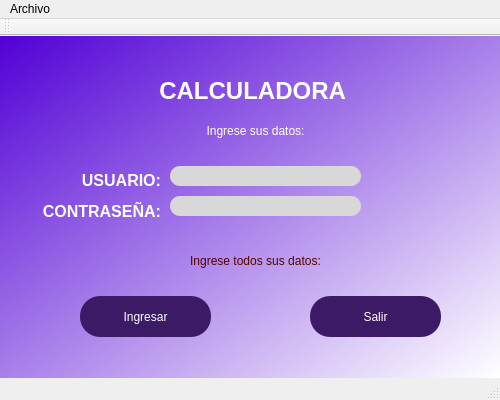
<?xml version="1.0" encoding="UTF-8"?>
<ui version="4.0">
 <class>Calculadora</class>
 <widget class="QMainWindow" name="Calculadora">
  <property name="geometry">
   <rect>
    <x>0</x>
    <y>0</y>
    <width>500</width>
    <height>400</height>
   </rect>
  </property>
  <property name="minimumSize">
   <size>
    <width>500</width>
    <height>400</height>
   </size>
  </property>
  <property name="maximumSize">
   <size>
    <width>500</width>
    <height>400</height>
   </size>
  </property>
  <property name="windowTitle">
   <string>MainWindow</string>
  </property>
  <property name="toolTip">
   <string>&lt;html&gt;&lt;head/&gt;&lt;body&gt;&lt;p align=&quot;right&quot;&gt;Usuario:&lt;/p&gt;&lt;/body&gt;&lt;/html&gt;</string>
  </property>
  <property name="styleSheet">
   <string notr="true">QWidget#centralwidget{
background-color: qlineargradient(spread:pad, x1:0, y1:0, x2:1, y2:1, stop:0 rgba(81, 0, 213, 255), stop:1 rgba(255, 255, 255, 255))}</string>
  </property>
  <widget class="QWidget" name="centralwidget">
   <widget class="QLabel" name="label_2">
    <property name="geometry">
     <rect>
      <x>140</x>
      <y>20</y>
      <width>231</width>
      <height>71</height>
     </rect>
    </property>
    <property name="styleSheet">
     <string notr="true">color: rgb(255, 255, 255);
font: 75 14pt &quot;Arial&quot;;</string>
    </property>
    <property name="text">
     <string>&lt;html&gt;&lt;head/&gt;&lt;body&gt;&lt;p align=&quot;center&quot;&gt;&lt;span style=&quot; font-size:18pt; font-weight:600;&quot;&gt;CALCULADORA &lt;/span&gt;&lt;/p&gt;&lt;/body&gt;&lt;/html&gt;</string>
    </property>
   </widget>
   <widget class="QLabel" name="label_3">
    <property name="geometry">
     <rect>
      <x>20</x>
      <y>120</y>
      <width>141</width>
      <height>81</height>
     </rect>
    </property>
    <property name="styleSheet">
     <string notr="true">color: rgb(255, 255, 255);
font: 75 14pt &quot;Arial&quot;;</string>
    </property>
    <property name="text">
     <string>&lt;html&gt;&lt;head/&gt;&lt;body&gt;&lt;p align=&quot;right&quot;&gt;&lt;span style=&quot; font-size:12pt; font-weight:600;&quot;&gt;USUARIO:&lt;/span&gt;&lt;/p&gt;&lt;p align=&quot;right&quot;&gt;&lt;span style=&quot; font-size:12pt; font-weight:600;&quot;&gt;CONTRASEÑA:&lt;/span&gt;&lt;/p&gt;&lt;/body&gt;&lt;/html&gt;</string>
    </property>
   </widget>
   <widget class="QLabel" name="label_4">
    <property name="geometry">
     <rect>
      <x>140</x>
      <y>60</y>
      <width>231</width>
      <height>71</height>
     </rect>
    </property>
    <property name="styleSheet">
     <string notr="true">color: rgb(255, 255, 255);
font: 75 14pt &quot;Arial&quot;;</string>
    </property>
    <property name="text">
     <string>&lt;html&gt;&lt;head/&gt;&lt;body&gt;&lt;p align=&quot;center&quot;&gt;Ingrese sus datos:&lt;/p&gt;&lt;/body&gt;&lt;/html&gt;</string>
    </property>
   </widget>
   <widget class="QLineEdit" name="L_Usuario">
    <property name="geometry">
     <rect>
      <x>170</x>
      <y>130</y>
      <width>191</width>
      <height>20</height>
     </rect>
    </property>
    <property name="toolTip">
     <string>&lt;html&gt;&lt;head/&gt;&lt;body&gt;&lt;p align=&quot;center&quot;&gt;&lt;br/&gt;&lt;/p&gt;&lt;/body&gt;&lt;/html&gt;</string>
    </property>
    <property name="whatsThis">
     <string>&lt;html&gt;&lt;head/&gt;&lt;body&gt;&lt;p align=&quot;center&quot;&gt;&lt;br/&gt;&lt;/p&gt;&lt;/body&gt;&lt;/html&gt;</string>
    </property>
    <property name="styleSheet">
     <string notr="true">border-radius: 10px;
background-color: rgb(216, 216, 216);</string>
    </property>
   </widget>
   <widget class="QPushButton" name="Bt_ingresar">
    <property name="geometry">
     <rect>
      <x>80</x>
      <y>260</y>
      <width>131</width>
      <height>41</height>
     </rect>
    </property>
    <property name="styleSheet">
     <string notr="true">border-radius: 20px;
font: 75 12pt &quot;MS Shell Dlg 2&quot;;
color: rgb(255, 255, 255);
background-color: rgb(61, 26, 102);</string>
    </property>
    <property name="text">
     <string>Ingresar</string>
    </property>
   </widget>
   <widget class="QPushButton" name="Bt_Salir">
    <property name="geometry">
     <rect>
      <x>310</x>
      <y>260</y>
      <width>131</width>
      <height>41</height>
     </rect>
    </property>
    <property name="styleSheet">
     <string notr="true">border-radius: 20px;
font: 75 12pt &quot;MS Shell Dlg 2&quot;;
color: rgb(255, 255, 255);
background-color: rgb(61, 26, 102);</string>
    </property>
    <property name="text">
     <string>Salir</string>
    </property>
   </widget>
   <widget class="QLineEdit" name="L_Contrasena">
    <property name="geometry">
     <rect>
      <x>170</x>
      <y>160</y>
      <width>191</width>
      <height>20</height>
     </rect>
    </property>
    <property name="toolTip">
     <string>&lt;html&gt;&lt;head/&gt;&lt;body&gt;&lt;p align=&quot;center&quot;&gt;&lt;br/&gt;&lt;/p&gt;&lt;/body&gt;&lt;/html&gt;</string>
    </property>
    <property name="whatsThis">
     <string>&lt;html&gt;&lt;head/&gt;&lt;body&gt;&lt;p align=&quot;center&quot;&gt;&lt;br/&gt;&lt;/p&gt;&lt;/body&gt;&lt;/html&gt;</string>
    </property>
    <property name="styleSheet">
     <string notr="true">border-radius: 10px;
background-color: rgb(216, 216, 216);</string>
    </property>
    <property name="echoMode">
     <enum>QLineEdit::Password</enum>
    </property>
   </widget>
   <widget class="QLabel" name="label_5">
    <property name="geometry">
     <rect>
      <x>140</x>
      <y>190</y>
      <width>231</width>
      <height>71</height>
     </rect>
    </property>
    <property name="styleSheet">
     <string notr="true">color: rgb(255, 255, 255);
font: 75 14pt &quot;Arial&quot;;</string>
    </property>
    <property name="text">
     <string>&lt;html&gt;&lt;head/&gt;&lt;body&gt;&lt;p align=&quot;center&quot;&gt;&lt;span style=&quot; color:#550000;&quot;&gt;Ingrese todos sus datos:&lt;/span&gt;&lt;/p&gt;&lt;/body&gt;&lt;/html&gt;</string>
    </property>
   </widget>
  </widget>
  <widget class="QMenuBar" name="menubar">
   <property name="geometry">
    <rect>
     <x>0</x>
     <y>0</y>
     <width>500</width>
     <height>22</height>
    </rect>
   </property>
   <widget class="QMenu" name="menuArchivo">
    <property name="title">
     <string>Archivo</string>
    </property>
    <addaction name="actionIngresar"/>
    <addaction name="separator"/>
    <addaction name="actionSalir"/>
   </widget>
   <addaction name="menuArchivo"/>
  </widget>
  <widget class="QStatusBar" name="statusbar"/>
  <widget class="QToolBar" name="toolBar">
   <property name="windowTitle">
    <string>toolBar</string>
   </property>
   <attribute name="toolBarArea">
    <enum>TopToolBarArea</enum>
   </attribute>
   <attribute name="toolBarBreak">
    <bool>false</bool>
   </attribute>
  </widget>
  <action name="actionSalir">
   <property name="text">
    <string>Salir</string>
   </property>
  </action>
  <action name="actionSuma">
   <property name="text">
    <string>Suma</string>
   </property>
  </action>
  <action name="actionIngresar">
   <property name="text">
    <string>Ingresar</string>
   </property>
  </action>
 </widget>
 <resources/>
 <connections/>
</ui>
